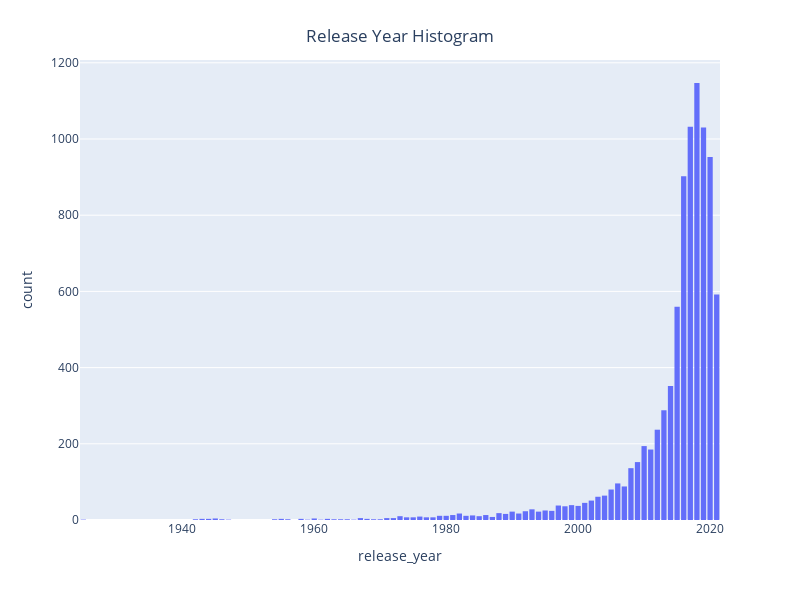

Notebook code cell kept with this figure:
### Markdown cell above
### Date Analysis

### Code cell
fig = px.histogram(data_import, x="release_year",width=800, height=600)
fig.update_layout(bargap=0.2, title={'text':'Release Year Histogram',
                                     'y':0.95,
                                     'x':0.5,
                                     'xanchor':'center',
                                     'yanchor':'top'})
fig.show()

### Figure 1 — Plotly figure (JSON) as saved in the notebook; plotly's stock layout.template omitted (floating-point values rounded to 4 significant figures; data arrays with more than 128 entries replaced by an {"elided": "..."} marker saying what was removed)
{"data": [{"alignmentgroup": "True", "bingroup": "x", "hovertemplate": "release_year=%{x}<br>count=%{y}<extra></extra>", "legendgroup": "", "marker": {"color": "#636efa", "pattern": {"shape": ""}}, "name": "", "offsetgroup": "", "orientation": "v", "showlegend": false, "type": "histogram", "x": {"elided": "8807 int values"}, "xaxis": "x", "yaxis": "y"}], "layout": {"bargap": 0.2, "barmode": "relative", "height": 600, "legend": {"tracegroupgap": 0}, "margin": {"t": 60}, "title": {"text": "Release Year Histogram", "x": 0.5, "xanchor": "center", "y": 0.95, "yanchor": "top"}, "width": 800, "xaxis": {"anchor": "y", "domain": [0, 1], "title": {"text": "release_year"}}, "yaxis": {"anchor": "x", "domain": [0, 1], "title": {"text": "count"}}}}
